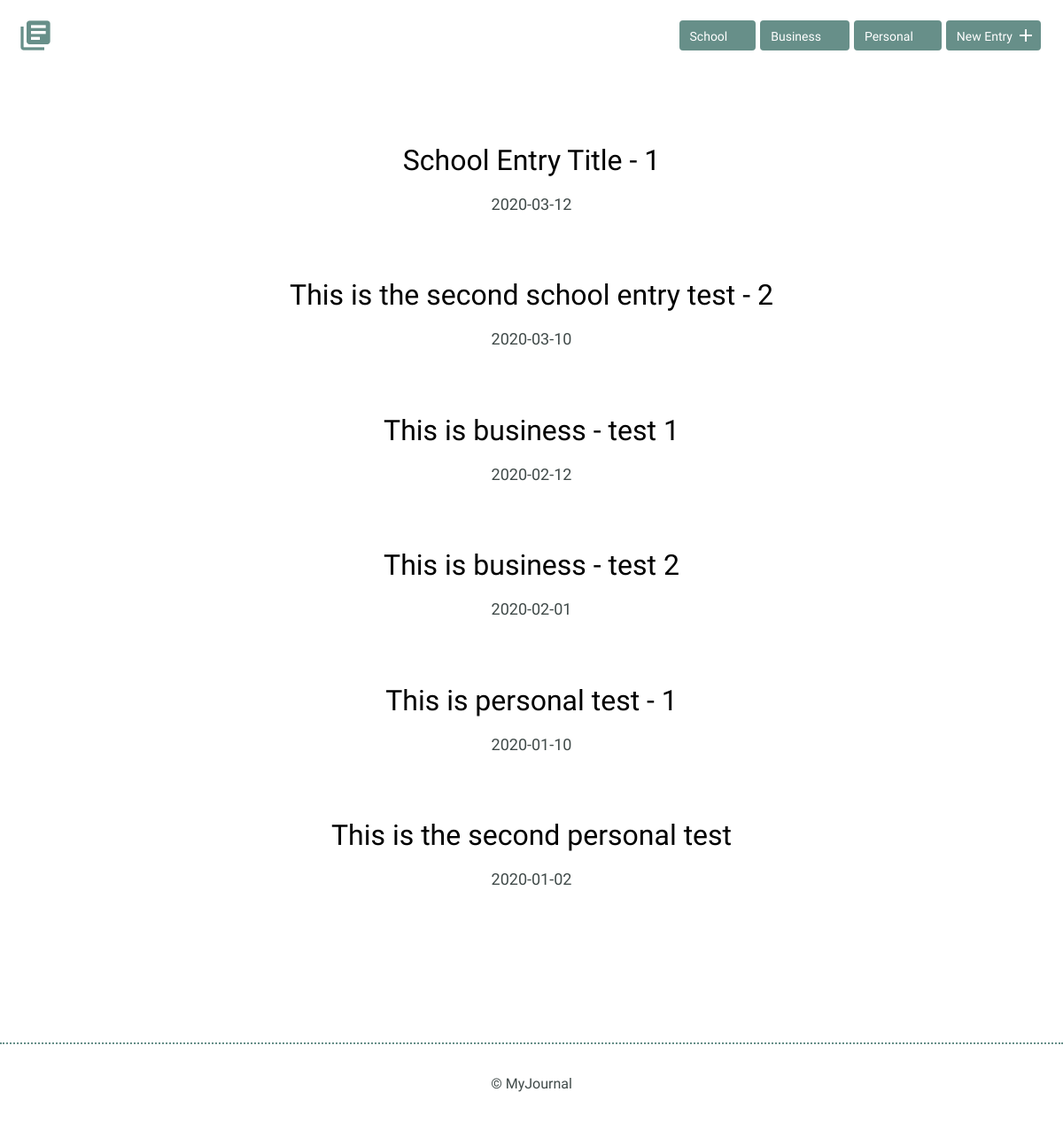
The page / on the database its author committed.
### tables this page shows
CREATE TABLE "entries" (
	"id"	INTEGER PRIMARY KEY AUTOINCREMENT,
	"title"	TEXT,
	"entrydate"	TEXT,
	"time_spent"	INTEGER,
	"learned"	BLOB,
	"resources"	BLOB,
	"tags"	TEXT
);

### inc/functions.php (the view, shortened to what this page needs)
<?php
function Get_Entries($tags=null) {
  include('inc/connection.php');
  if ($tags) {
    $sql = 'SELECT * FROM entries WHERE tags = ? ORDER BY Date(entrydate) DESC';
  } else {
  $sql = 'SELECT * FROM entries ORDER BY Date(entrydate) DESC';
  }
  try {
      $result = $db->prepare($sql);
      $result->execute();
      return $result->fetchAll();
  } catch (Exception $e) {
      echo "Error!: " . $e->getMessage() . "<br />";
      return array();
  }
}
function get_item_html($item) {
    $output = "<article><h2><a href='detail.php?id="
        . $item["id"] . "'>"
        . $item["title"]
        . "</a></h2>"
        . "<p>" . $item['entrydate'] . "</p></article>";
    return $output;
}
?>

### index.php (shortened to what this page needs)
<!DOCTYPE html>
<?php
  include('inc/functions.php');
  $AllItems = [];
  if (isset($_POST['Personal'])) {
    $AllItems = Get_Entries('Personal');
  } else if (isset($_POST['Business'])) {
    $AllItems = Get_Entries('Business');
  } else if (isset($_POST['School'])) {
    $AllItems = Get_Entries('School');
  } else {
    $AllItems = Get_Entries();
  }
?>
<html>
    <head>
        <link rel="stylesheet" href="css/normalize.css">
        <link rel="stylesheet" href="css/site.css">
    </head>
    <body>
        <header>
            <div class="container">
                <div class="site-header">
                    <a class="logo" href="index.php"><i class="material-icons">library_books</i></a>
                    <a class="button icon-right" href="new.php"><span>New Entry</span> <i class="material-icons">add</i></a>
                    <form action='index.php' method='POST'>
                      <input type="submit" name="Personal" value="Personal" class="button icon-right">
                      <input type="submit" name="Business" value="Business" class="button icon-right">
                      <input type="submit" name="School" value="School" class="button icon-right">
                    </form>
        </header>
        <section>
            <div class="container">
                <div class="entry-list">
                  <?php
                  foreach ($AllItems as $item) {
                        echo get_item_html($item);
                      }
                  ?>
                </div>
            </div>
        </section>
        <footer>
            <div>
                &copy; MyJournal
            </div>
        </footer>
    </body>
</html>

### css/site.css (style rules this page uses)
body { font-size: 16px; color: #404a49; font-family: 'Cousine', serif; font-weight: 400; }
.container { margin: 0 auto; padding: 0 25px; }
header .site-header { margin: 0 auto; height: 95px; }
header .logo i { color: #678f89; margin: 20px 0 0 -5px; float: left; font-size: 40px; }
header .button { float: right; margin: 33px 0 0 0; }
footer { text-align: center; padding: 35px 0; border-top: 2px dotted #678f89; }
.button { padding: 8px 10px 6px 10px; background: #678f89; border: 2px solid #678f89; border-radius: 4px; text-decoration: none; color: #FFF; position: relative; text-align: center; font-size: 14px; }
.button.icon-right { padding-right: 30px; top: -10px; }
.button.icon-right i { position: absolute; top: 3px; right: 3px; }
h1, h2, h3 { margin: 0; font-weight: 400; line-height: 1em; color: #000; }
h2 { font-size: 32px; }
h2 a { text-decoration: none; color: #000; }
p { line-height: 1.8em; font-size: 18px; }
.entry-list, .edit-entry, .new-entry { max-width: 800px; margin: 0 auto; padding: 70px 0 150px 0; }
.entry-list article { margin-bottom: 70px; text-align: center; }
.entry-list article:last-child { margin-bottom: 0; }
.entry-list article h2 { margin-bottom: 8px; }
input[type=submit] { margin-right: 5px; }

### rows shown on the page
entries: title "School Entry Title - 1", entrydate "2020-03-12"
entries: title "This is the second school entry test - 2", entrydate "2020-03-10"
entries: title "This is business - test 1", entrydate "2020-02-12"
entries: title "This is business - test 2", entrydate "2020-02-01"
entries: title "This is personal test - 1", entrydate "2020-01-10"
entries: title "This is the second personal test", entrydate "2020-01-02"
